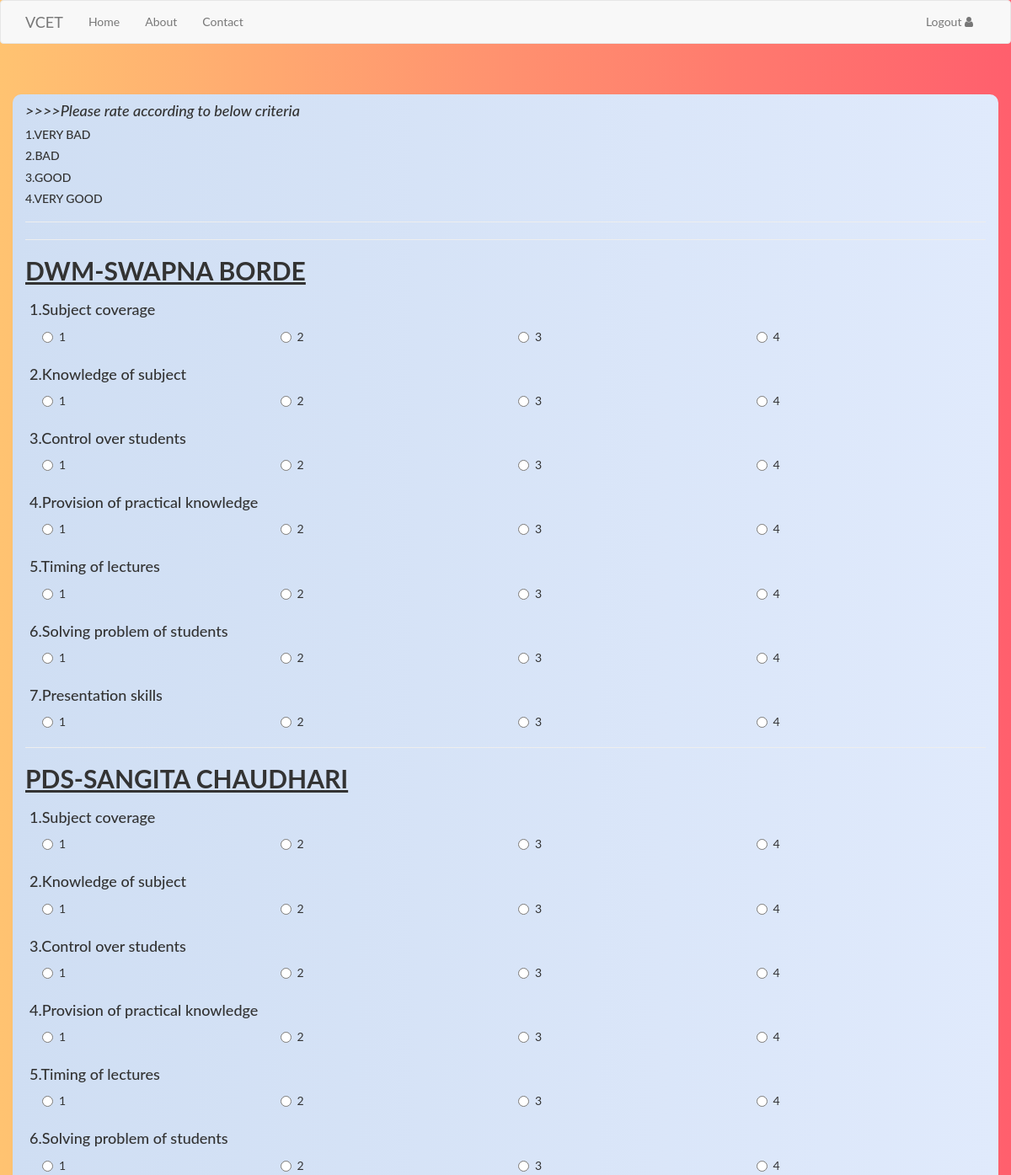
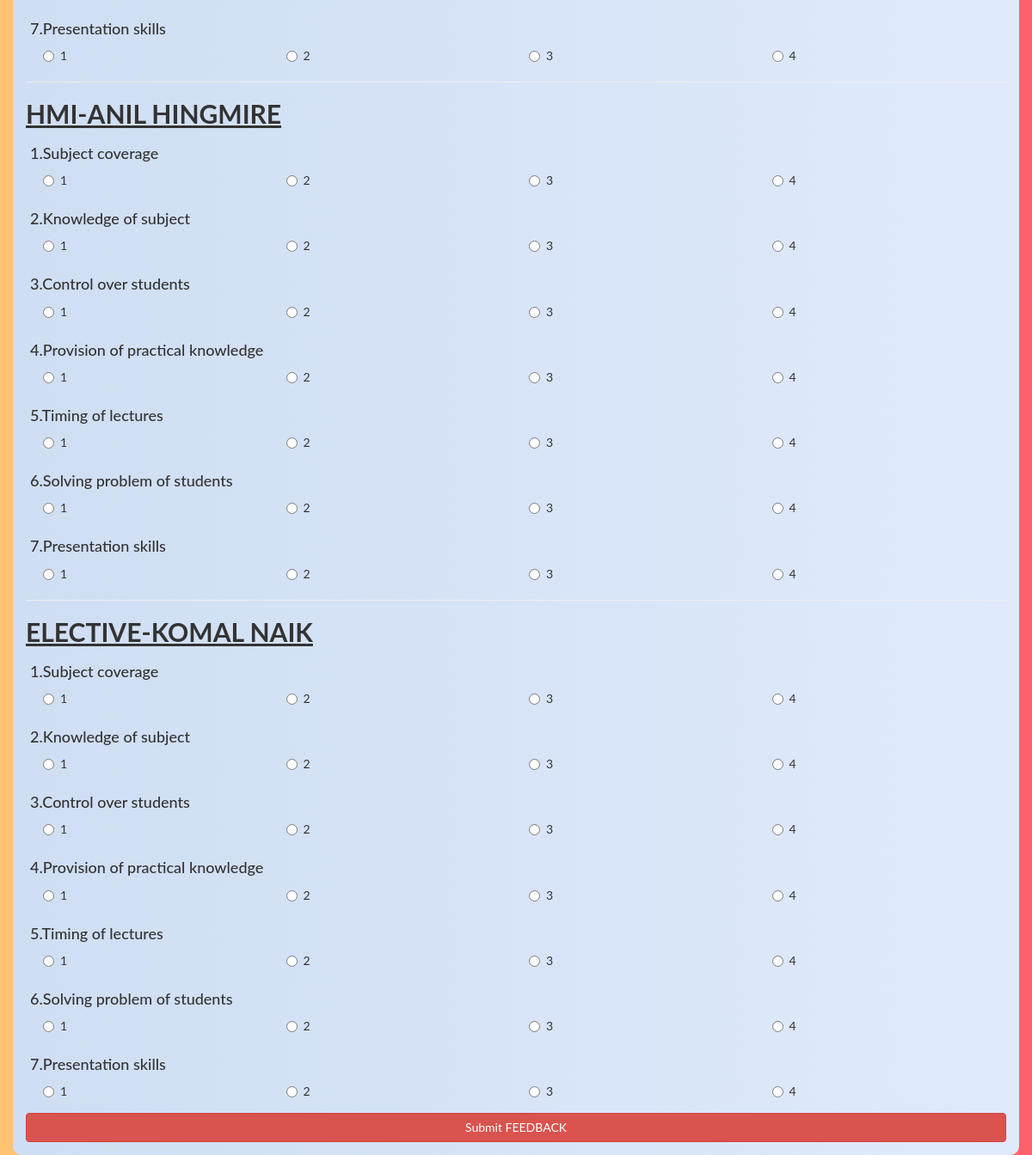
Screenshot of /feed.php (signed in) with the database file from the repository (2 pictures, top to bottom).
### tables this page shows
CREATE TABLE `feedback` (
  `QNO` int(1) NOT NULL,
  `Questions` text NOT NULL,
  `SE_AOA1` int(11) NOT NULL,
  `SE_COA1` int(11) NOT NULL,
  `SE_CG` int(11) NOT NULL,
  `SE_OSTL` int(11) NOT NULL,
  `SE_OS1` int(11) NOT NULL,
  `SE_MATHS` int(11) NOT NULL,
  `SE_COA2` int(3) NOT NULL,
  `SE_AOA2` int(3) NOT NULL,
  `SE_OS2` int(3) NOT NULL,
  `TE_SPCC` int(11) NOT NULL,
  `TE_MCC1` int(11) NOT NULL,
  `TE_DD` int(11) NOT NULL,
  `TE_SE` int(11) NOT NULL,
  `TE_MCC2` int(11) NOT NULL,
  `BE_DWM` int(11) NOT NULL,
  `BE_PDS` int(11) NOT NULL,
  `BE_HMI` int(11) NOT NULL,
  `BE_ELEC1` int(11) NOT NULL,
  `BE_ELEC2` int(11) NOT NULL
);

### feed.php (the view, shortened to what this page needs)
<?php
			if(substr($_SESSION['ID'],0,2)=="BE"){
				$subjects=array('DWM-SWAPNA BORDE','PDS-SANGITA CHAUDHARI','HMI-ANIL HINGMIRE','ELECTIVE-KOMAL NAIK');
			}
?>
<!DOCTYPE html>
<html>
<head>
	<link rel="stylesheet" type="text/css" href="css/bootstrap.css">
	<link rel="stylesheet" type="text/css" href="css/font-awesome.css">
	<link rel="stylesheet" type="text/css" href="css/styles/quiz.css">
</head>
<body>
	<nav class="navbar navbar-default">
  		<div class="container">
			<div class="navbar-header">
	  			<a class="navbar-brand" href="#">VCET</a>
			</div>
			<div class="collapse navbar-collapse" id="bs-example-navbar-collapse-1">
				<ul class="nav navbar-nav">
					<li><a href="studentProfile.php">Home</a></li>
					<li><a href="about.html">About</a></li>
					<li><a href="contactus.html">Contact</a></li>
				</ul>
				<ul class="nav navbar-nav navbar-right">
					<li class="dropdown">
		  				<a href="logout.php" aria-expanded="false">Logout <i class="fa fa-user" aria-hidden="true"></i></a>
					</li>
				</ul>
			</div>
  		</div>
	</nav>
	<div class="container my-formdiv" style="margin-top:5%">
			<form action="feed.php" method="post">
			<?php
			$db=mysqli_connect("localhost","root","","cms");
			$row=mysqli_fetch_array(mysqli_query($db,"select * from feedgiven where ID='{$_SESSION['ID']}';"));
			$flag=$row['value'];
			if($flag==1){
			?>
			<div class="form-group" >
			<h2 class="text-center" ><?php echo "You have already Submitted feedback form."; ?></h2>
			</div>
			<?php
			}
			else{
			?>
			<h4><i>>>>>Please rate according to below criteria</i></h4>
		<h5>1.VERY BAD</h5>
		<h5>2.BAD</h5>
		<h5>3.GOOD</h5>
		<h5>4.VERY GOOD</h5>
		<hr>
			<?php
			if(substr($_SESSION['ID'],0,2)=="BE"){
				$subjects=array('DWM-SWAPNA BORDE','PDS-SANGITA CHAUDHARI','HMI-ANIL HINGMIRE','ELECTIVE-KOMAL NAIK');
			}
			?>
			<?php
			$count=0;
			$x=0;
			FOR($i=1;$i<=count($subjects);$i++,$count++){
			$result=mysqli_query($db,"select * from feedback;");
			?>
			<hr>
			<h2><u><b><?php echo $subjects[$x++] ?></b></u></h2>
			<?php
			while($row=mysqli_fetch_array($result)){
			?>
				<div class="form-group">
					<div class="row question-list">
						<?php
							$count++;
						?>
						<h4><?php echo $row['QNO'].'.'.$row['Questions'] ?></h4>
						<div class="col-sm-3">
							<label class="radio-inline">
								<input type="radio" name="<?php echo $count ?>" value="1" required="required">1
							</label>
						</div>
						<div class="col-sm-3">
							<label class="radio-inline">
								<input type="radio" name="<?php echo $count ?>" value="2" required="required">2
							</label>
						</div>
						<div class="col-sm-3">
							<label class="radio-inline">
								<input type="radio" name="<?php echo $count ?>" value="3" required="required">3
							</label>
						</div>
						<div class="col-sm-3">
							<label class="radio-inline">
								<input type="radio" name="<?php echo $count ?>" value="4" required="required">4
							</label>
						</div>
					</div>
				</div>
			<?php
			}
			$count--;
			}
			?>
			<div class="form-group">
				<button class="btn btn-md btn-danger btn-block" type="submit" name="feed">Submit FEEDBACK</button>
			</div>
			<?php
			}
			?>
		</form>
	</div>
</body>
</html>

### css/styles/quiz.css (style rules this page uses)
body { background: #FF5F6D; background: -webkit-linear-gradient(to right, #FFC371, #FF5F6D); background: linear-gradient(to right, #FFC371, #FF5F6D); font-family: Lato; }
.my-formdiv { background: #E0EAFC; background: -webkit-linear-gradient(to right, #CFDEF3, #E0EAFC); background: linear-gradient(to right, #CFDEF3, #E0EAFC); border-radius: 10px; }
.question-list { padding-left: 20px; padding-right: 20px; }

### rows the page displays
feedback: QNO "1", Questions "Subject coverage"
feedback: QNO "2", Questions "Knowledge of subject"
feedback: QNO "3", Questions "Control over students"
feedback: QNO "4", Questions "Provision of practical knowledge"
feedback: QNO "5", Questions "Timing of lectures"
feedback: QNO "6", Questions "Solving problem of students"
feedback: QNO "7", Questions "Presentation skills"

### other values shown
$subjects[$x++] "DWM-SWAPNA BORDE"
$subjects[$x++] "PDS-SANGITA CHAUDHARI"
$subjects[$x++] "HMI-ANIL HINGMIRE"
$subjects[$x++] "ELECTIVE-KOMAL NAIK"
